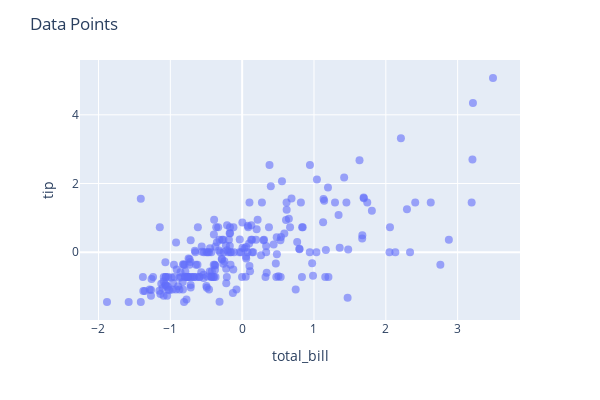

Notebook source saved alongside this figure:
### Markdown cell above
## Clustering algorithms

### Code cell
# Plotting the standardized data
cv_1 = cv.ClusterVisualizer(features_scaled)

cv_1.plot_data()

### Figure 1 — Plotly figure (JSON) as saved in the notebook; plotly's stock layout.template omitted (floating-point values rounded to 4 significant figures; data arrays with more than 128 entries replaced by an {"elided": "..."} marker saying what was removed)
{"data": [{"hovertemplate": "x=%{x}<br>y=%{y}<extra></extra>", "legendgroup": "", "marker": {"color": "#636efa", "opacity": 0.6, "size": 8, "symbol": "circle"}, "mode": "markers", "name": "", "orientation": "v", "showlegend": false, "type": "scatter", "x": {"elided": "244 float values"}, "xaxis": "x", "y": {"elided": "244 float values"}, "yaxis": "y"}], "layout": {"coloraxis": {"showscale": false}, "height": 400, "legend": {"tracegroupgap": 0}, "margin": {"t": 60}, "showlegend": false, "title": {"text": "Data Points"}, "width": 600, "xaxis": {"anchor": "y", "domain": [0, 1], "title": {"text": "total_bill"}}, "yaxis": {"anchor": "x", "domain": [0, 1], "title": {"text": "tip"}}}}
